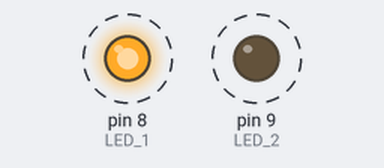
Recording of a sketch running on a simulated Arduino Uno, built with avr-gcc and run on an emulated ATmega328P. Parts: output pins drawn as LEDs (lit = HIGH). Dashed ring = blinking.

Above: at 0.2 s.
Timing chart, 0 to 3.0 s (numbered marks = the images above):
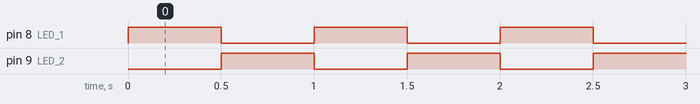

The sketch:

03_two_led_alternate.ino
```cpp
/*
  03 - Two LEDs Alternating
  Two LEDs take turns: one on while the other is off.

  Wiring (each LED has its own 220 ohm resistor):
    Pin 8 -> resistor -> LED 1 (+), LED 1 (-) -> GND
    Pin 9 -> resistor -> LED 2 (+), LED 2 (-) -> GND
*/

const int LED_1 = 8;
const int LED_2 = 9;
const int WAIT = 500;  // milliseconds

void setup() {
  pinMode(LED_1, OUTPUT);
  pinMode(LED_2, OUTPUT);
}

void loop() {
  digitalWrite(LED_1, HIGH);  // LED 1 on
  digitalWrite(LED_2, LOW);   // LED 2 off
  delay(WAIT);

  digitalWrite(LED_1, LOW);   // LED 1 off
  digitalWrite(LED_2, HIGH);  // LED 2 on
  delay(WAIT);
}
```

Measured:
- by itself, pin 8 (LED_1), pin 9 (LED_2): alternates HIGH for 0.50 s and LOW for 0.50 s
